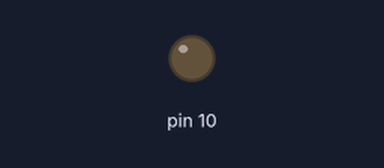
Bench run of a sketch on a simulated Arduino Uno, built with avr-gcc and run on an emulated ATmega328P. On the bench: output pins drawn as LEDs (lit = HIGH).

Above: at 0.05 s.
At 1.2 s:
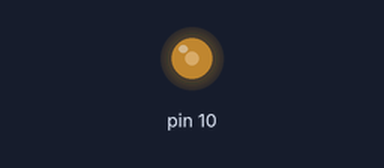
At 2.35 s:
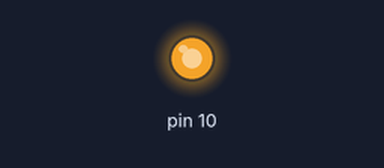
At 4.65 s:
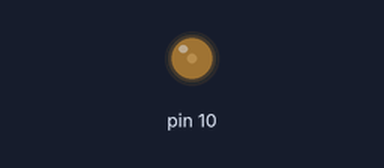
Timing chart, 0 to 6.6 s (numbered marks = the images above):
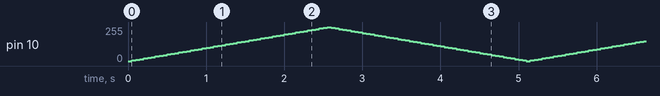

The sketch:

fadeled.ino
```cpp
int brightness = 0;
int fadeAmount = 5;
void setup() {
  pinMode(10, OUTPUT);

}

void loop() {
  analogWrite(10, brightness);
  brightness = brightness + fadeAmount;
  if (brightness == 0 || brightness == 255)
    fadeAmount = -fadeAmount;
    delay(50);


}
```
